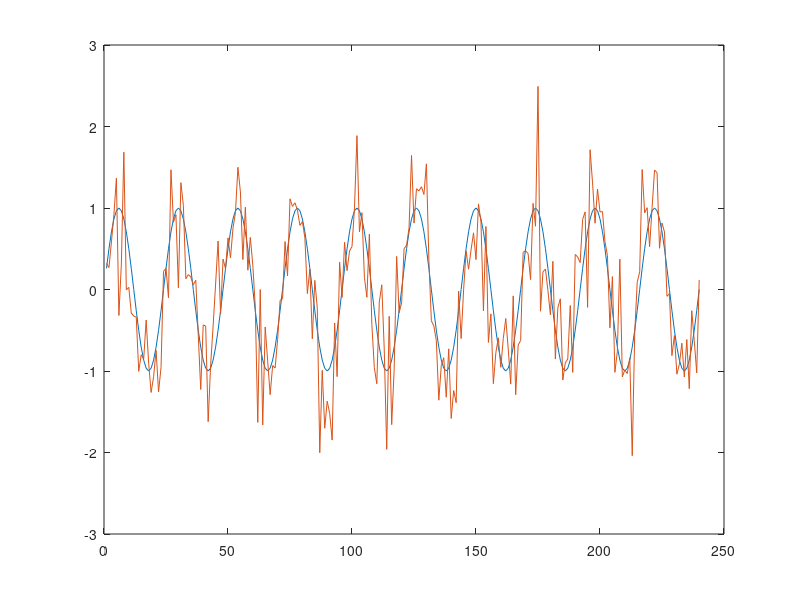

MATLAB code to generate this figure: (Note: this script raises an error after producing the figure.)
% script to simulate some r2 and co data, to see what curve they produce
% when correlated

% edited from EB script Deconvolution simulation V2
% [ma] sept2017
%% plot sine wave

% easier just to make a noisy sine wave, this simulates TW data quite
% well...

newlength = 240;
nCycles = 10;
sequence_time = 1:newlength;

std_noise = 0.5; % STD of noise
noise = std_noise*(randn(newlength,1));

f = nCycles ./ newlength;
signal = sin(2*pi*f*sequence_time);

% if we change the frequency, then the coherence will drop!
f_sinewave = f;

% regardless of phase offset, coherence should still be high (measure of a
% fixed phase correlation)
phaseOff = 0;

%hold on
figure
plot(signal)
signal_noise = sin(2*pi*f_sinewave*sequence_time + phaseOff)+noise(1:240)';
hold on
plot(signal_noise)

%% cor anal 
% taken from computeCorAnal - justinGardner
hold off
tSeries = signal_noise';

%ft = fft(ptSeries);
ft = fft(tSeries);
ft = ft(1:1+fix(size(ft, 1)/2), :);
nFrames = size(tSeries,1); % nFrames is the same as newlength
ampFT = 2*abs(ft)/nFrames;
%nCycles = 10;

% Compute co and amp (avoiding divide by zero)
amp = ampFT(nCycles+1,:);
co = zeros(size(amp),'single');
sumAmp = sqrt(sum(ampFT.^2));
nonzeroIndices = find(sumAmp >0);
co(nonzeroIndices) = ampFT(nCycles+1,nonzeroIndices) ./ sumAmp(nonzeroIndices);
fprintf('\nCoherence is %.3f\n\n', co)

%% calc r2 between signal and signal_noise
r = corr(signal(:), signal_noise(:));
r2 = r .^2;
fprintf('\nr2 is %.3f\n\n', r2)

%% compare r2 and co relationship
% we want to simulate lots of voxels with different values of co and r2,
% then correlate them in a scatter and look for either a quadratic curve or
% a linear curve, and it will tell us the dependency


data_signal = zeros(256,newlength);


std_noise = 0; % STD of noise
noise = std_noise*(randn(newlength,1));

% this is our "model" (skip nlsq)
sine_wave = sin(2*pi*f*sequence_time);

% crazy for loop
for ii = 1:256
    
    % add some noise to the clean sine wave (signal)
    data_signal(ii,:) = signal' + noise;
    
    %% compute coherence
    tSeries = data_signal(ii,:)';
    %ft = fft(ptSeries);
    ft = fft(tSeries);
    ft = ft(1:1+fix(size(ft, 1)/2), :);
    nFrames = size(tSeries,1); % nFrames is the same as newlength
    ampFT = 2*abs(ft)/nFrames;
    %nCycles = 10;
    % Compute co and amp (avoiding divide by zero)
    amp = ampFT(nCycles+1,:);
    coZ = zeros(size(amp),'single');
    sumAmp = sqrt(sum(ampFT.^2));
    nonzeroIndices = find(sumAmp >0);
    coZ(nonzeroIndices) = ampFT(nCycles+1,nonzeroIndices) ./ sumAmp(nonzeroIndices);
    
    co(ii) = coZ;
    %% compute r2
    
    
    tempr = corrcoef(data_signal(ii,:), sine_wave);
    r(ii) = tempr(2,1);
    %r = corr(data_signal(ii,:), sine_wave);
    r2(ii) = r(ii) .^2; 
    
    % increment the noise
    std_noise = std_noise + 0.01;
    noise = std_noise*(randn(newlength,1));
end


%% real data
r2_real = prf_overlays(:,1);
r_real = sqrt(r2_real);
co_real = tw_overlays(:,1);

idx = ~isnan(r2_real);
r2_real = r2_real(idx);
r_real = r_real(idx);
co_real = co_real(idx);

corrcoef(co_real,r2_real);
% corrcoef(co,r);

%% gramm_sim
g = gramm('x', co, 'y', r2); 
%g = gramm('x', co, 'y', r2); 
cmap = rainbow_colors(4).*0.9;
%g.set_color_options('map', cmap)
%g(1,1).geom_jitter('height',0.1, 'alpha',0.6);
g.geom_point('dodge', 0.5, 'alpha',0.5);
%g.stat_glm('disp_fit',true)

%g.facet_wrap(dig,'ncols',2,'scale','fixed')
%g.set_names('x','Coherence (TW)', 'y', 'r2 (pRF)', 'column', 'Digit', 'color', 'Digit (pRF)')
g.set_names('x','Coherence ', 'y', 'r2 ')
g.axe_property('YLim', [0,1])

g.set_title('Coherence and r2 ')
g.set_text_options('font', 'Helvetica', 'base_size', 16)
g.set_color_options('map', cmap(1,:))
g.draw()

%% gramm_Real
cmap = [228,26,28; 55,126,184; 77,175,74; 152,78,163; 255,127,0];
cmap = cmap./256;

clf
% this is the simulated stuff
g(1,1) = gramm('x', co, 'y', r2); 
%cmap = rainbow_colors(4).*0.9;
%g.set_color_options('map', cmap)
g(1,1).geom_point('dodge', 0.5, 'alpha',0.5);
g(1,1).set_names('x','Coherence ', 'y', 'r2 ')
g(1,1).axe_property('YLim', [0,1])
g(1,1).set_title('Coherence and r2 (simulated)')
g(1,1).set_text_options('font', 'Helvetica', 'base_size', 16)
g(1,1).set_color_options('map', cmap(2,:))

g(1,2) = gramm('x', co, 'y', r); 
g(1,2).geom_point('dodge', 0.5, 'alpha',0.5);
g(1,2).set_names('x','Coherence ', 'y', 'r')
g(1,2).axe_property('YLim', [0,1])
g(1,2).set_title('Coherence and r (simulated)')
g(1,2).set_text_options('font', 'Helvetica', 'base_size', 16)
g(1,2).set_color_options('map', cmap(2,:))

% this is the real stuff
g(2,1) = gramm('x', co_real, 'y', r2_real); 
g(2,1).geom_point('dodge', 0.5, 'alpha',0.5);
g(2,1).set_names('x','Coherence ', 'y', 'r2 (data)')
g(2,1).axe_property('YLim', [0,1])
g(2,1).axe_property('XLim', [0,1])
g(2,1).set_title('Coherence and r2 ')
g(2,1).set_text_options('font', 'Helvetica', 'base_size', 16)
g(2,1).set_color_options('map', cmap(1,:))

g(2,2) = gramm('x', co_real, 'y', r_real); 
%cmap = rainbow_colors(4).*0.9;
%g.set_color_options('map', cmap)
g(2,2).geom_point('dodge', 0.5, 'alpha',0.5);
%g(1,2).stat_glm('disp_fit',true)
g(2,2).set_names('x','Coherence ', 'y', 'r ')
g(2,2).axe_property('YLim', [0,1])
g(2,2).axe_property('XLim', [0,1])
g(2,2).set_title('Coherence and r (data)')
g(2,2).set_text_options('font', 'Helvetica', 'base_size', 16)
g(2,2).set_color_options('map', cmap(1,:))

g.draw()
